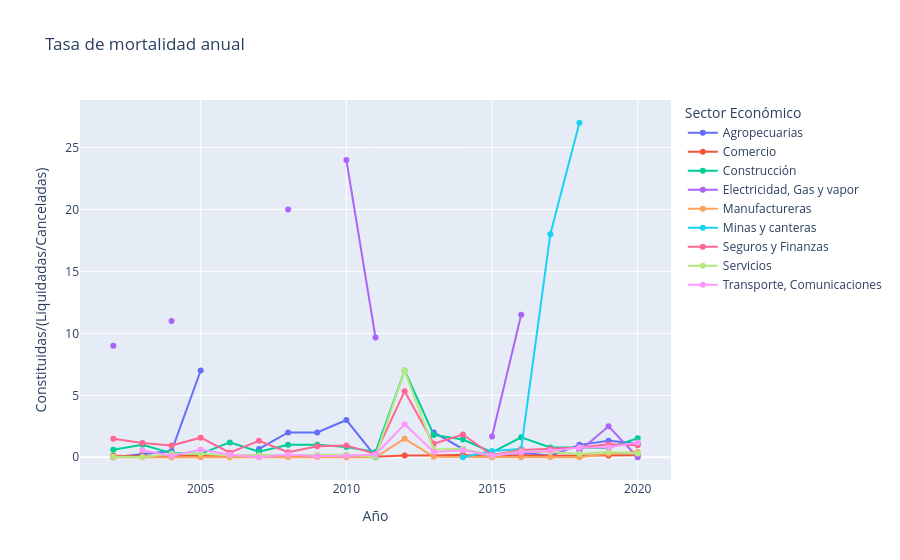

This figure's notebook cell:
### Code cell
fig = px.line(
    df_tasa_mortalidad_sector, 
    x= 'Año',
    y= 'Constituidas/(Liquidadas/Canceladas)',
    color= 'Sector Económico',
    title = 'Tasa de mortalidad anual',
    markers=True  
)

fig.show()

### Figure 1 — Plotly figure (JSON) as saved in the notebook; plotly's stock layout.template omitted (floating-point values rounded to 4 significant figures)
{"data": [{"hovertemplate": "Sector Económico=Agropecuarias<br>Año=%{x}<br>Constituidas/(Liquidadas/Canceladas)=%{y}<extra></extra>", "legendgroup": "Agropecuarias", "line": {"color": "#636efa", "dash": "solid"}, "marker": {"symbol": "circle"}, "mode": "lines+markers", "name": "Agropecuarias", "orientation": "v", "showlegend": true, "type": "scatter", "x": [2002, 2003, 2004, 2005, 2006, 2007, 2008, 2009, 2010, 2011, 2012, 2013, 2014, 2015, 2016, 2017, 2018, 2019, 2020], "xaxis": "x", "y": [0.0, 0.25, 0.5, 7.0, Infinity, 0.6667, 2.0, 2.0, 3.0, 0.07692, Infinity, 2.0, 0.6667, 0.1, 0.375, 0.125, 1.0, 1.333, 1.1], "yaxis": "y"}, {"hovertemplate": "Sector Económico=Comercio<br>Año=%{x}<br>Constituidas/(Liquidadas/Canceladas)=%{y}<extra></extra>", "legendgroup": "Comercio", "line": {"color": "#EF553B", "dash": "solid"}, "marker": {"symbol": "circle"}, "mode": "lines+markers", "name": "Comercio", "orientation": "v", "showlegend": true, "type": "scatter", "x": [2002, 2003, 2004, 2005, 2006, 2007, 2008, 2009, 2010, 2011, 2012, 2013, 2014, 2015, 2016, 2017, 2018, 2019, 2020], "xaxis": "x", "y": [0.1272, 0.07177, 0.1007, 0.1503, 0.1101, 0.1367, 0.08993, 0.1229, 0.1331, 0.04471, 0.1333, 0.1449, 0.1938, 0.02788, 0.1607, 0.1283, 0.1336, 0.145, 0.154], "yaxis": "y"}, {"hovertemplate": "Sector Económico=Construcción<br>Año=%{x}<br>Constituidas/(Liquidadas/Canceladas)=%{y}<extra></extra>", "legendgroup": "Construcción", "line": {"color": "#00cc96", "dash": "solid"}, "marker": {"symbol": "circle"}, "mode": "lines+markers", "name": "Construcción", "orientation": "v", "showlegend": true, "type": "scatter", "x": [2002, 2003, 2004, 2005, 2006, 2007, 2008, 2009, 2010, 2011, 2012, 2013, 2014, 2015, 2016, 2017, 2018, 2019, 2020], "xaxis": "x", "y": [0.6, 1.0, 0.3333, 0.2727, 1.2, 0.4444, 1.0, 1.0, 0.8333, 0.4242, 7.0, 1.8, 1.429, 0.4, 1.609, 0.7955, 0.7778, 0.75, 1.538], "yaxis": "y"}, {"hovertemplate": "Sector Económico=Electricidad, Gas y vapor<br>Año=%{x}<br>Constituidas/(Liquidadas/Canceladas)=%{y}<extra></extra>", "legendgroup": "Electricidad, Gas y vapor", "line": {"color": "#ab63fa", "dash": "solid"}, "marker": {"symbol": "circle"}, "mode": "lines+markers", "name": "Electricidad, Gas y vapor", "orientation": "v", "showlegend": true, "type": "scatter", "x": [2002, 2003, 2004, 2005, 2006, 2007, 2008, 2009, 2010, 2011, 2012, 2013, 2014, 2015, 2016, 2017, 2018, 2019, 2020], "xaxis": "x", "y": [9.0, Infinity, 11.0, Infinity, Infinity, Infinity, 20.0, Infinity, 24.0, 9.667, Infinity, Infinity, Infinity, 1.667, 11.5, Infinity, 0.5, 2.5, 0.0], "yaxis": "y"}, {"hovertemplate": "Sector Económico=Manufactureras<br>Año=%{x}<br>Constituidas/(Liquidadas/Canceladas)=%{y}<extra></extra>", "legendgroup": "Manufactureras", "line": {"color": "#FFA15A", "dash": "solid"}, "marker": {"symbol": "circle"}, "mode": "lines+markers", "name": "Manufactureras", "orientation": "v", "showlegend": true, "type": "scatter", "x": [2002, 2003, 2004, 2005, 2006, 2007, 2008, 2009, 2010, 2011, 2012, 2013, 2014, 2015, 2016, 2017, 2018, 2019, 2020], "xaxis": "x", "y": [0.0, 0.0, 0.0, 0.0, 0.0, 0.02083, 0.01852, 0.02381, 0.0, 0.0, 1.5, 0.03922, 0.01695, 0.007519, 0.0, 0.02353, 0.007937, 0.2756, 0.4167], "yaxis": "y"}, {"hovertemplate": "Sector Económico=Minas y canteras<br>Año=%{x}<br>Constituidas/(Liquidadas/Canceladas)=%{y}<extra></extra>", "legendgroup": "Minas y canteras", "line": {"color": "#19d3f3", "dash": "solid"}, "marker": {"symbol": "circle"}, "mode": "lines+markers", "name": "Minas y canteras", "orientation": "v", "showlegend": true, "type": "scatter", "x": [2002, 2003, 2004, 2005, 2006, 2007, 2008, 2009, 2010, 2011, 2012, 2013, 2014, 2015, 2016, 2017, 2018, 2019, 2020], "xaxis": "x", "y": [NaN, NaN, NaN, NaN, Infinity, NaN, NaN, Infinity, NaN, 0.0, Infinity, NaN, 0.0, 0.5, 0.6667, 18.0, 27.0, Infinity, 1.0], "yaxis": "y"}, {"hovertemplate": "Sector Económico=Seguros y Finanzas<br>Año=%{x}<br>Constituidas/(Liquidadas/Canceladas)=%{y}<extra></extra>", "legendgroup": "Seguros y Finanzas", "line": {"color": "#FF6692", "dash": "solid"}, "marker": {"symbol": "circle"}, "mode": "lines+markers", "name": "Seguros y Finanzas", "orientation": "v", "showlegend": true, "type": "scatter", "x": [2002, 2003, 2004, 2005, 2006, 2007, 2008, 2009, 2010, 2011, 2012, 2013, 2014, 2015, 2016, 2017, 2018, 2019, 2020], "xaxis": "x", "y": [1.5, 1.143, 0.9565, 1.579, 0.3636, 1.333, 0.4103, 0.878, 0.9556, 0.2722, 5.333, 1.091, 1.833, 0.1818, 0.5789, 0.6667, 0.7941, 1.043, 0.9688], "yaxis": "y"}, {"hovertemplate": "Sector Económico=Servicios<br>Año=%{x}<br>Constituidas/(Liquidadas/Canceladas)=%{y}<extra></extra>", "legendgroup": "Servicios", "line": {"color": "#B6E880", "dash": "solid"}, "marker": {"symbol": "circle"}, "mode": "lines+markers", "name": "Servicios", "orientation": "v", "showlegend": true, "type": "scatter", "x": [2002, 2003, 2004, 2005, 2006, 2007, 2008, 2009, 2010, 2011, 2012, 2013, 2014, 2015, 2016, 2017, 2018, 2019, 2020], "xaxis": "x", "y": [0.03571, 0.02564, 0.2903, 0.2727, 0.15, 0.1667, 0.2121, 0.1905, 0.1951, 0.04891, 7.0, 0.625, 0.6837, 0.1159, 0.4688, 0.4246, 0.2576, 0.4234, 0.309], "yaxis": "y"}, {"hovertemplate": "Sector Económico=Transporte, Comunicaciones<br>Año=%{x}<br>Constituidas/(Liquidadas/Canceladas)=%{y}<extra></extra>", "legendgroup": "Transporte, Comunicaciones", "line": {"color": "#FF97FF", "dash": "solid"}, "marker": {"symbol": "circle"}, "mode": "lines+markers", "name": "Transporte, Comunicaciones", "orientation": "v", "showlegend": true, "type": "scatter", "x": [2002, 2003, 2004, 2005, 2006, 2007, 2008, 2009, 2010, 2011, 2012, 2013, 2014, 2015, 2016, 2017, 2018, 2019, 2020], "xaxis": "x", "y": [Infinity, 0.5714, 0.1111, 0.625, 0.2, 0.0, 0.2174, 0.08, 0.1111, 0.2174, 2.667, 0.4286, 0.5641, 0.1364, 0.4043, 0.5, 0.7857, 0.807, 1.182], "yaxis": "y"}], "layout": {"legend": {"title": {"text": "Sector Económico"}, "tracegroupgap": 0}, "title": {"text": "Tasa de mortalidad anual"}, "xaxis": {"anchor": "y", "domain": [0, 1], "title": {"text": "Año"}}, "yaxis": {"anchor": "x", "domain": [0, 1], "title": {"text": "Constituidas/(Liquidadas/Canceladas)"}}}}
